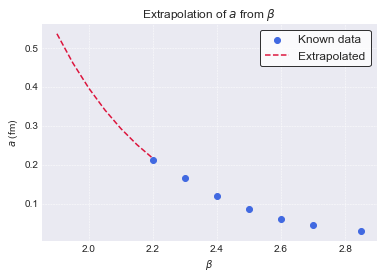

The script that drew this image:
"""
The code below extrapolates from known values of $\beta$ and the corresponding $a$ values new $a$ values for lower values of $\beta$.

"""

import numpy as np
import scipy.optimize as scp
import matplotlib.pyplot as plt

plt.style.use('seaborn-v0_8-darkgrid')

# We use the given values of beta and the corresponding values of a
beta = np.array([2.20, 2.30, 2.40, 2.50, 2.60, 2.70, 2.85])
a = np.array([0.211, 0.166, 0.120, 0.0857, 0.0612, 0.0457, 0.02845])


def model(beta, A, B):
    return A * np.exp(-B * beta)

# Using curve fitting from scipy with an initial guess of (1,1), giving us the constants A and B
parameters, covaraiance = scp.curve_fit(model, beta, a, p0 = (1.0,1.0))
A = parameters[0]
B = parameters[1]

beta_guess = np.arange(1.9, 2.2, 0.05)
a_guess = model(beta_guess, A, B)  

for i in range(len(beta_guess)):
    print(f"Beta = {beta_guess[i]}, a = {a_guess[i]:.6f}")

plt.scatter(beta, a, label='Known data',color='royalblue')
plt.plot(beta_guess, a_guess,'--', label='Extrapolated', color='crimson')
plt.title(r'Extrapolation of $a$ from $\beta$')
plt.xlabel(r'$\beta$')
plt.ylabel(r'$a$ (fm)')
plt.grid(True)
plt.legend()
plt.show()
